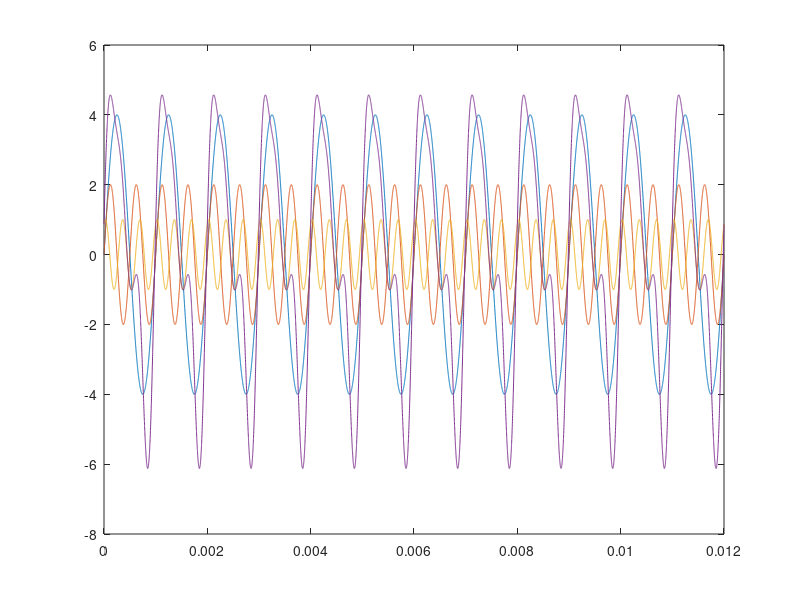

Here is the MATLAB script that generated this plot:
t=0: 1e-6:12e-3;
x1= 4*sin(2000*pi*t);
x2=2*sin(4000*pi*t) ;
x3=sin(6000*pi*t+pi/3);
x= x1+x2+x3  ;
plot(t,x1,t,x2,t,x3,t,x)
